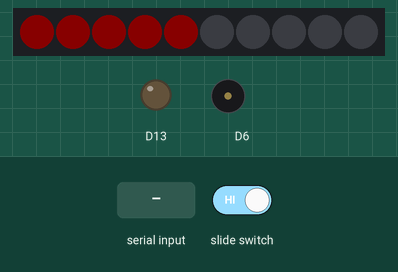
The sketch below on a simulated Adafruit Circuit Playground Express. Shown: 10 RGB LEDs in strip order, left to right, output pins drawn as LEDs (lit = HIGH), buzzer (waves = sounding). The test bench sets the inputs (shaded band). Dim RGB values are drawn brighter than linear; what the sketch prints to the serial monitor is not drawn.

Above: at 1.2 s.
1.3 s: "S" received over Serial
At 2.5 s:
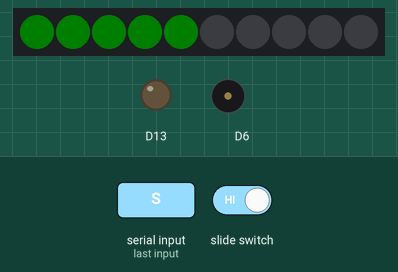
2.8 s: "B" received over Serial
At 2.95 s:
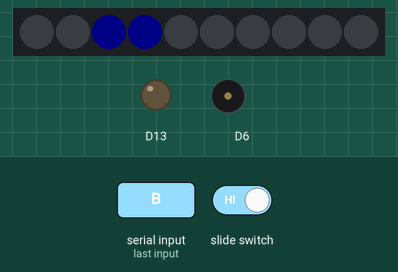
4.6 s: "A" received over Serial
At 4.79 s:
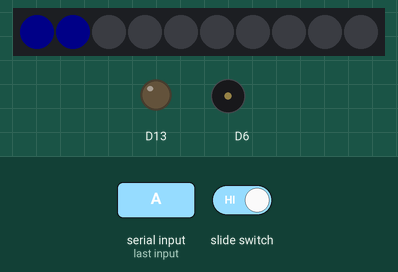
6.5 s: "F" received over Serial
Timing chart, 0 to 9.0 s (numbered marks = the images above; inputs shaded):
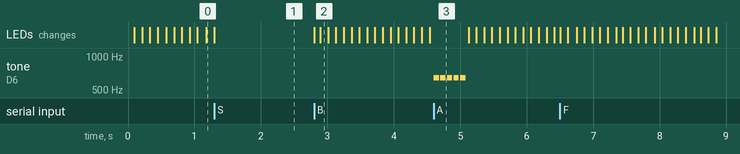

Measured:
- after the input at 1.3 s, the LEDs: change at once (image 1)
- after the input at 2.8 s, the LEDs: first change at once (image 2 shows a later state)
- after the input at 4.6 s, tone on D6: alternates 640 Hz for 0.08 s and silent for 0.02 s, 10 changes in all, then stays silent, starting at once

The sketch:

build_status.ino
```cpp
#include <math.h>
#include <Adafruit_CircuitPlayground.h>

#define ALARM_FREQ 640
#define ALARM_SPEED 100
#define ALARM_DUTY 80

#define ANIM_SPEED 0.001;

enum buildstatus {
  success,
  failure,
  building,
  unknown,
};

struct color {
  byte r;
  byte g;
  byte b;
};

typedef void (* step_light_anim_func) ();

void null_animate() {
  return;
}

color sawtooth(color c, float pos) {
  return (color){
    c.r * pos,
    c.g * pos,
    c.b * pos
  };
}

color rev_sawtooth(color c, float pos) {
  return (color){
    c.r * (1.0-pos),
    c.g * (1.0-pos),
    c.b * (1.0-pos)
  };
}

color square(color c, float pos) {
  color s = (color){0,0,0};
  if(pos <= 0.3){
    return c;
  }
  return s;
}

//Globals
buildstatus G_buildstatus = unknown;
float lightphase = 0;
step_light_anim_func F_light_animate = null_animate;


void alarm(int cycles) {
  if (!CircuitPlayground.slideSwitch()) {
    return;
  }
  for(int i=0; i < cycles; i++){
    if (CircuitPlayground.slideSwitch()) {
      CircuitPlayground.playTone(ALARM_FREQ, ALARM_DUTY);
      delay(ALARM_SPEED - ALARM_DUTY);
    }
  }
}

void build_success() {
  for(int i = 0; i < 5; i++){
    CircuitPlayground.strip.setPixelColor(i, 0, 50, 0);
  }
  CircuitPlayground.strip.show();
}

void building_anim() {
  color c = (color){ 0, 0, 120};
  for(int i = 0; i < 5; i++){
    color s = square(c, fmod((i / 5.0) + lightphase, 1.0));
    CircuitPlayground.strip.setPixelColor(i, s.r, s.g, s.b);
  }
  CircuitPlayground.strip.show();
}

void failure_anim() {
  color c = (color){ 120, 0, 0};
  color s = rev_sawtooth(c, lightphase);
  for(int i = 0; i < 5; i++){
    CircuitPlayground.strip.setPixelColor(i, s.r, s.g, s.b);
  }
  CircuitPlayground.strip.show();
}

byte handle_command(byte c) {
  if(c == 'F'){
    F_light_animate = failure_anim;
  } else if (c == 'B') {
    F_light_animate = building_anim;
  } else if (c == 'S') {
    F_light_animate = null_animate;
    build_success();
  } else if (c == 'A') {
    alarm(5);
  }
  return c;
}

void setup() {
  // put your setup code here, to run once:
  Serial.begin(115200);
  CircuitPlayground.begin();
  build_success();
  F_light_animate = failure_anim;
}

void loop() {
  byte incomingByte = 0;
  F_light_animate();
  lightphase += ANIM_SPEED;
  if (lightphase > 1.0) {
    lightphase = lightphase - 1.0;
  }

  if (Serial.available() > 0) {
    incomingByte = Serial.read();
    byte response = handle_command(incomingByte);
    Serial.write(response);
  }
}
```
